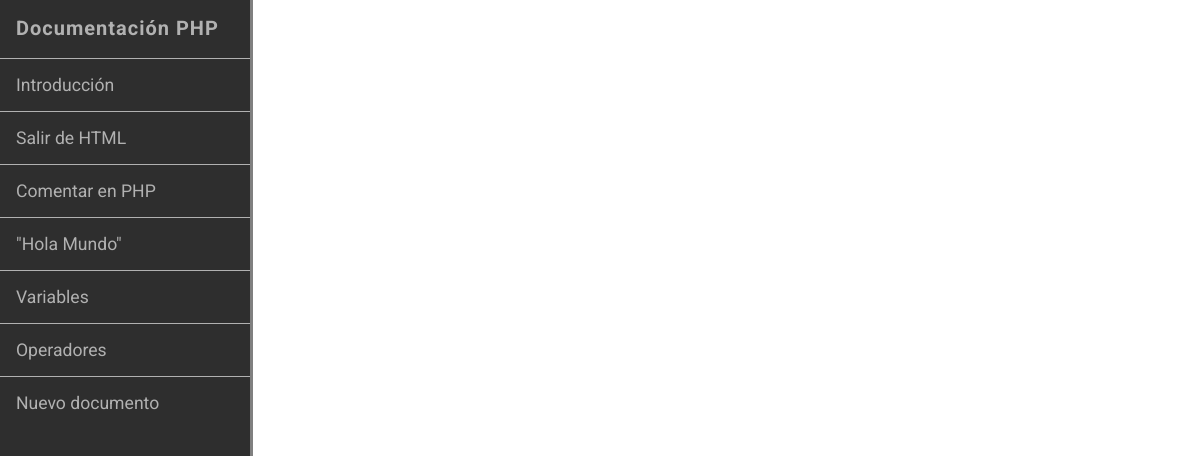
The page / on the database its author committed.
### tables this page shows
CREATE TABLE `documentos` (
  `documento_id` int(11) NOT NULL,
  `titulo` varchar(100) NOT NULL,
  `orden` int(11) NOT NULL DEFAULT 1,
  `fecha` datetime NOT NULL DEFAULT current_timestamp(),
  `fecha_modificacion` datetime DEFAULT NULL,
  `estado` tinyint(4) NOT NULL DEFAULT 1
);

### application/controllers/Dashboard.php (called while the page is built, shortened)
<?php
class Dashboard extends CI_Controller{
    function index()
    {
        $this->load->model('Documentos_model');
        $data['documentos'] = $this->Documentos_model->get_all_documentos();
        $data['_view'] = 'dashboard';
        $this->load->view('layouts/main',$data);
    }
}

### index.php (called while the page is built, shortened)
<?php
require_once BASEPATH.'core/CodeIgniter.php';

### application/models/Documentos_model.php (called while the page is built, shortened)
<?php
class Documentos_model extends CI_Model
{
    function get_all_documentos()
    {
        $this->db->order_by('orden', 'asc');
        return $this->db->get('documentos')->result_array();
    }
}

### application/views/layouts/main.php (the view, shortened to what this page needs)
<!doctype html>
<html lang="es">
  <head>
    <link rel="stylesheet" type = "text/css"  href ="<?php echo base_url(); ?>styles.css">
  </head>
  <body>
    <main id="main-doc">
      <nav id="navbar">
        <header id="PHP">Documentación PHP</header>
          <ul id="nav-list">
            <?php foreach($documentos as $d){ ?>
            <li class="nav-links"><a href="<?php echo site_url("documento/ver/".$d['documento_id']); ?>"><?php echo $d['titulo']; ?></a></li>
            <?php } ?>
          </ul>
      </nav>

### styles.css (style rules this page uses)
body { margin: 0px; font-family: "Roboto", open-sans; font-size: 110%; }
a { text-decoration: none; color: #b1b1b1; }
#navbar { position: fixed; top: 0px; left: 0px; overflow: auto; height: 100vh; display: flex; flex-direction: column; border-style: solid; border-width: 0 0.2rem 0 0; border-color: grey; min-width: 250px; background-color: #2e2e2e; color: #b1b1b1; }
#PHP { font-size: 20px; font-weight: bold; letter-spacing: 1px; padding: 1rem 0 0 1rem; }
#nav-list { list-style-type: none; padding-left: 0; }
.nav-links { border-style: solid; border-width: 0.1rem 0 0 0; padding: 1rem 5rem 1rem 1rem; }
header { font-size: 35px; padding-bottom: 1rem; }

### rows shown on the page
documentos: titulo "Introducción"
documentos: titulo "Salir de HTML"
documentos: titulo "Comentar en PHP"
documentos: titulo "\"Hola Mundo\""
documentos: titulo "Variables"
documentos: titulo "Operadores"
documentos: titulo "Nuevo documento"
